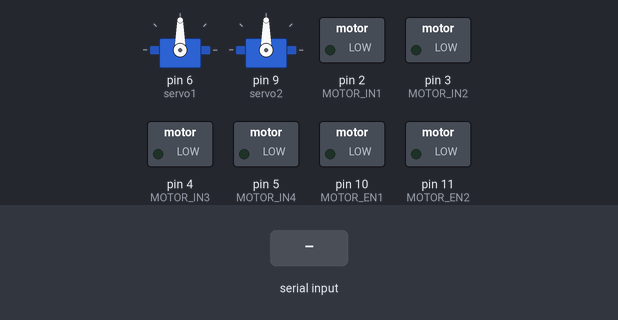
Simulated run of this sketch. Board: Arduino Uno, built with avr-gcc and run on an emulated ATmega328P. Parts: 2 × servo, switched loads named in the sketch (green lamp = pin HIGH). The inputs (shaded band) are chosen by the test bench.

Above: at 1.2 s.
1.3 s: "S1:\n" received over Serial
At 2.2 s:
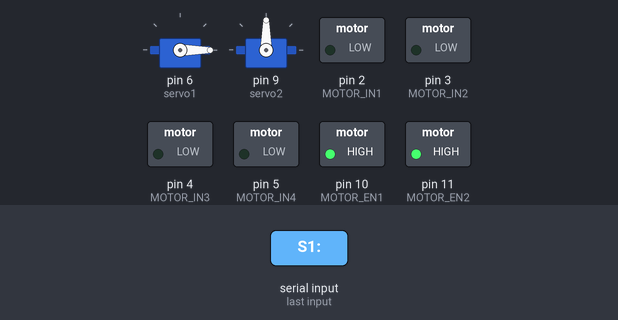
2.8 s: "S2:\n" received over Serial
At 3.4 s:
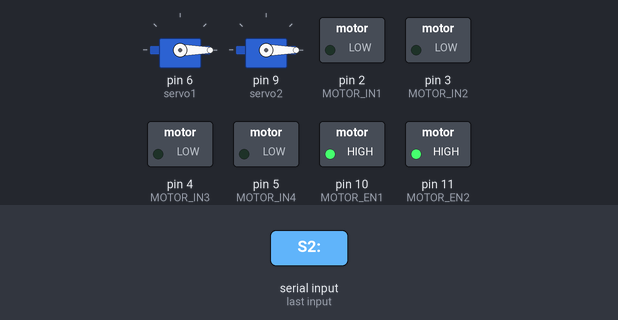
4.3 s: "S1:90\n" received over Serial
At 4.6 s:
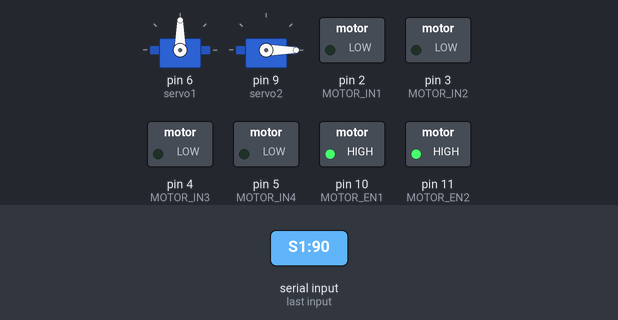
5.8 s: "S2:90\n" received over Serial
At 6.9 s:
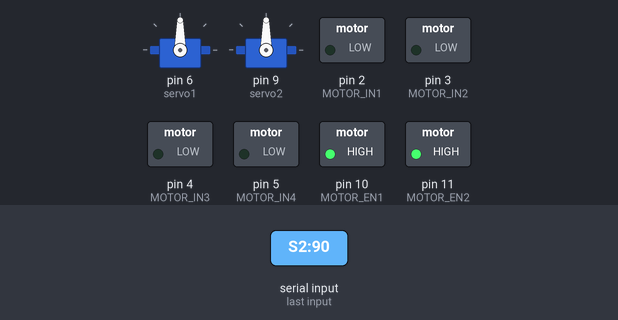
7.3 s: "F90\n" received over Serial
At 8.0 s:
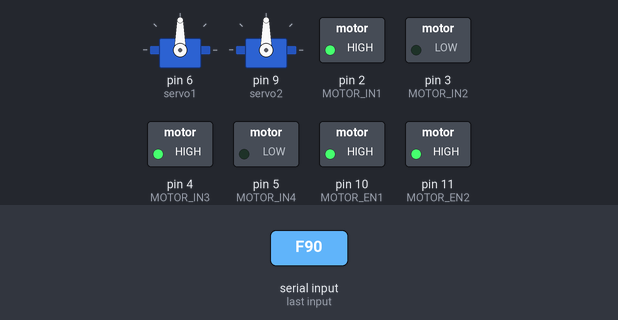
8.8 s: "S1:,45\n" received over Serial
At 9.3 s:
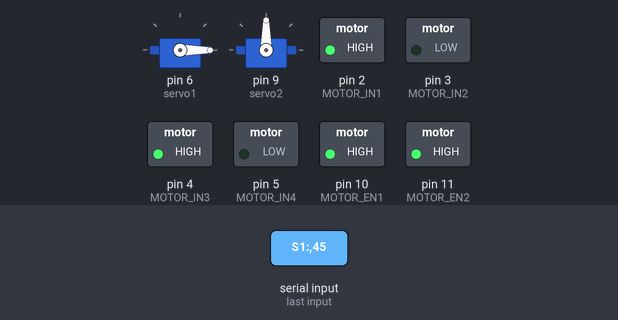
Timing chart, 0 to 11.3 s (numbered marks = the images above; inputs shaded):
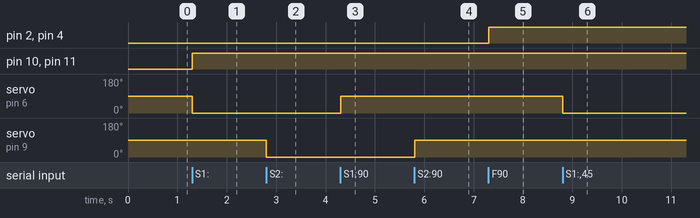

Measured:
- after the input at 1.3 s, pin 10 (MOTOR_EN1), pin 11 (MOTOR_EN2): LOW → HIGH at once; servo on pin 6 (servo1): 90° → 0° at once
- after the input at 2.8 s, servo on pin 9 (servo2): 90° → 0° at once
- after the input at 4.3 s, servo on pin 6 (servo1): 0° → 90° at once
- after the input at 5.8 s, servo on pin 9 (servo2): 0° → 90° at once
- after the input at 7.3 s, pin 2 (MOTOR_IN1), pin 4 (MOTOR_IN3): LOW → HIGH at once
- after the input at 8.8 s, servo on pin 6 (servo1): 90° → 0° at once

The sketch:

arduino_nano.ino
```cpp
#include <Servo.h>

#define MOTOR_IN1 2
#define MOTOR_IN2 3
#define MOTOR_IN3 4
#define MOTOR_IN4 5
#define MOTOR_EN1 10
#define MOTOR_EN2 11

Servo servo1;
Servo servo2;

void setup() {
  Serial.begin(9600);

  // DC Motor pins
  pinMode(MOTOR_IN1, OUTPUT);
  pinMode(MOTOR_IN2, OUTPUT);
  pinMode(MOTOR_IN3, OUTPUT);
  pinMode(MOTOR_IN4, OUTPUT);
  pinMode(MOTOR_EN1, OUTPUT);
  pinMode(MOTOR_EN2, OUTPUT);

  // Attach servos to PWM pins
  servo1.attach(6); // Connect servo 1 to pin 6
  servo2.attach(9); // Connect servo 2 to pin 9

  // Initialize servos to 90 degrees (neutral position)
  servo1.write(90);
  servo2.write(90);
}

void loop() {
  if (Serial.available() > 0) {
    String command = Serial.readStringUntil('\n'); // Read the entire command line

//    if (command.startsWith("M:")) {
//      // Control motor speed with command M:<speed>
//      int speed = command.substring(2).toInt();
//      speed = constrain(speed, 0, 255); // Constrain speed to 0-255 range
//      analogWrite(MOTOR_EN1, speed);
//      analogWrite(MOTOR_EN2, speed);
//    }
    digitalWrite(MOTOR_EN1, HIGH);
    digitalWrite(MOTOR_EN2, HIGH);
    if (command.startsWith("S1:")) {
      // Set servo1 angle with command S1:<angle>
      int angle = command.substring(3).toInt();
      angle = constrain(angle, 0, 180); // Constrain angle to 0-180 degrees
      servo1.write(angle);
    }
    else if (command.startsWith("S2:")) {
      // Set servo2 angle with command S2:<angle>
      int angle = command.substring(3).toInt();
      angle = constrain(angle, 0, 180); // Constrain angle to 0-180 degrees
      servo2.write(angle);
    }
    else {
      // DC motor directional control commands
      char motorCommand = command.charAt(0);

      switch (motorCommand) {
        case 'F': // Forward
          digitalWrite(MOTOR_IN1, HIGH);
          digitalWrite(MOTOR_IN2, LOW);
          digitalWrite(MOTOR_IN3, HIGH);
          digitalWrite(MOTOR_IN4, LOW);
          break;

        case 'B': // Backward
          digitalWrite(MOTOR_IN1, LOW);
          digitalWrite(MOTOR_IN2, HIGH);
          digitalWrite(MOTOR_IN3, LOW);
          digitalWrite(MOTOR_IN4, HIGH);
          break;

        case 'L': // Left
          digitalWrite(MOTOR_IN1, LOW);
          digitalWrite(MOTOR_IN2, HIGH);
          digitalWrite(MOTOR_IN3, HIGH);
          digitalWrite(MOTOR_IN4, LOW);
          break;

        case 'R': // Right
          digitalWrite(MOTOR_IN1, HIGH);
          digitalWrite(MOTOR_IN2, LOW);
          digitalWrite(MOTOR_IN3, LOW);
          digitalWrite(MOTOR_IN4, HIGH);
          break;

        case 'S': // Stop
          digitalWrite(MOTOR_IN1, LOW);
          digitalWrite(MOTOR_IN2, LOW);
          digitalWrite(MOTOR_IN3, LOW);
          digitalWrite(MOTOR_IN4, LOW);
          break;
      }
    }
  }
}
```
